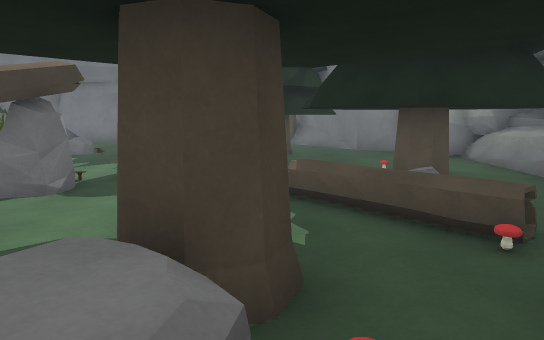
View 1 (above)

24 first-person views from a walk through a 3-D level made in the Unity game engine. The camera is 1.5 m above the floor, tilts 8° down and sees 70° across. The floor is counted in squares, 1 m on a side. Each view is taken from the middle of a square. On the plan, view 1 faces up. The plan holds only what a view shows up to about 17 squares ahead; the rest is blank. The place goes on beyond the plan. The player character is not drawn. Some animated figures are not drawn.

View 2
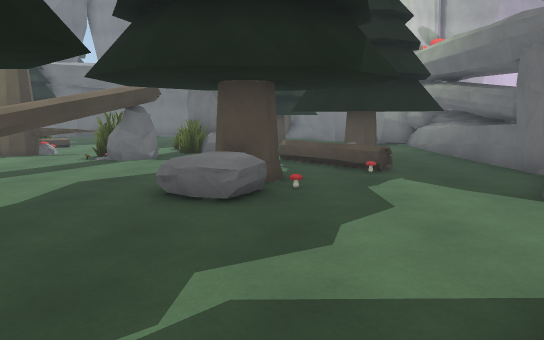

View 3
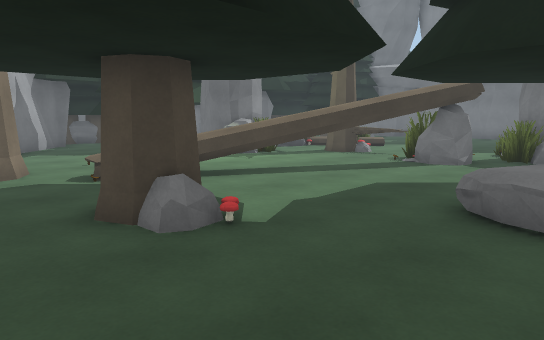

View 4
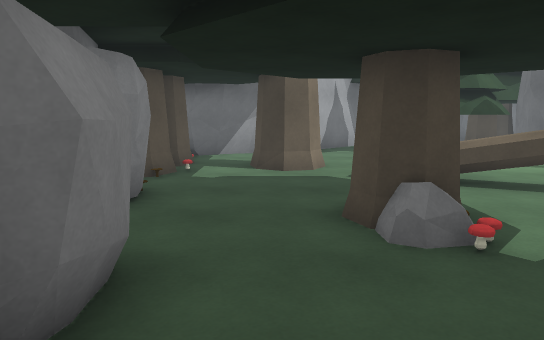

View 5
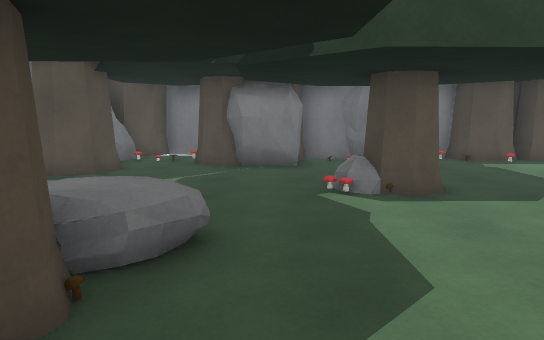

View 6
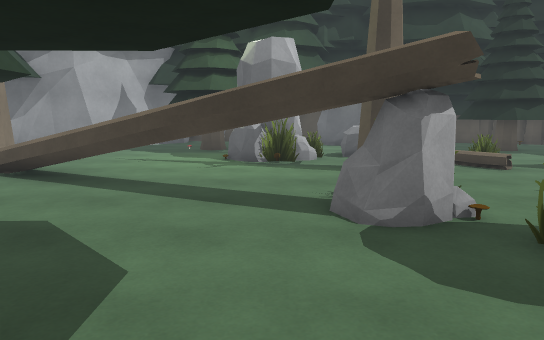

View 7
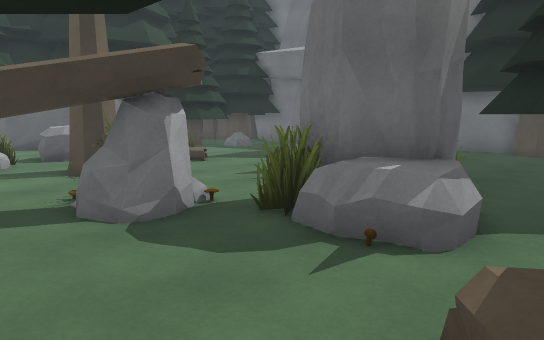

View 8
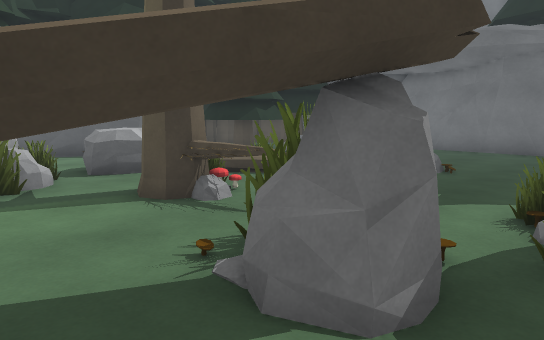

View 9
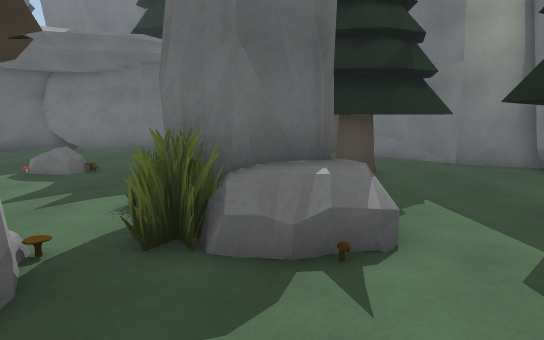

View 10
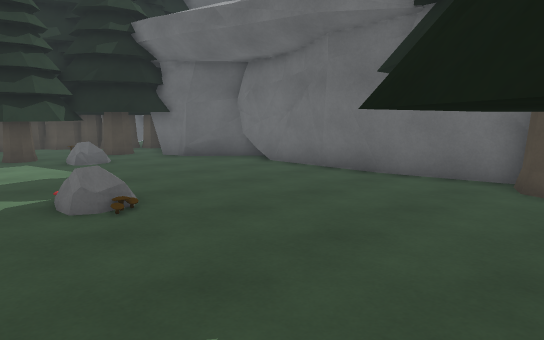

View 11
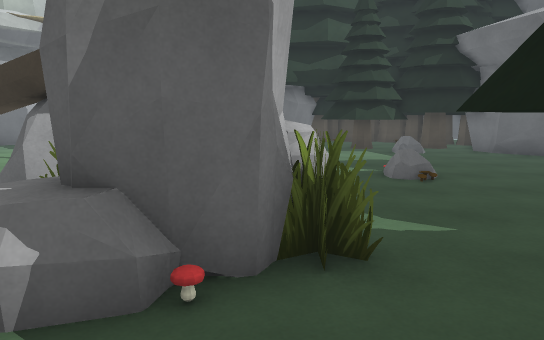

View 12
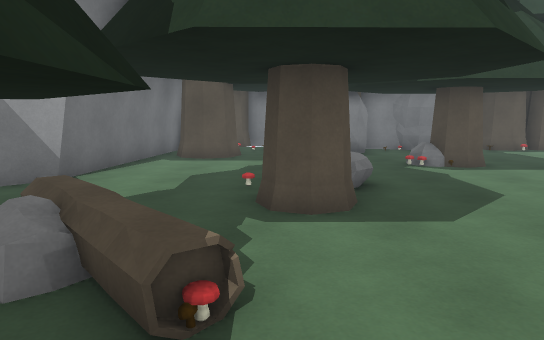

View 13
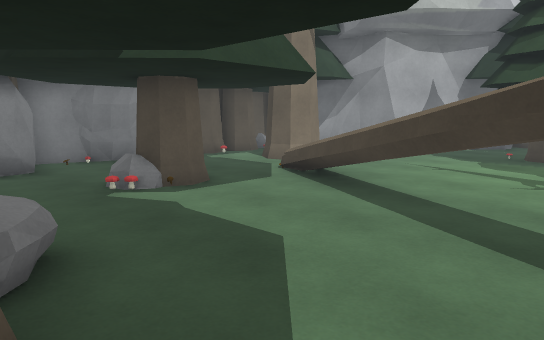

View 14
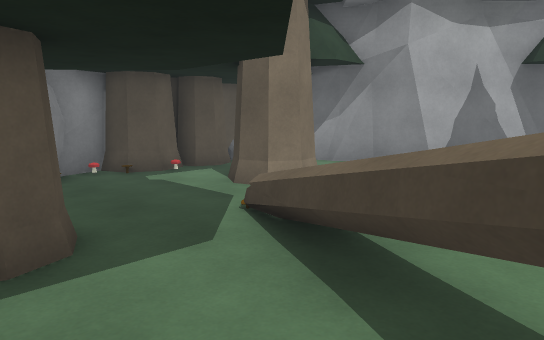

View 15
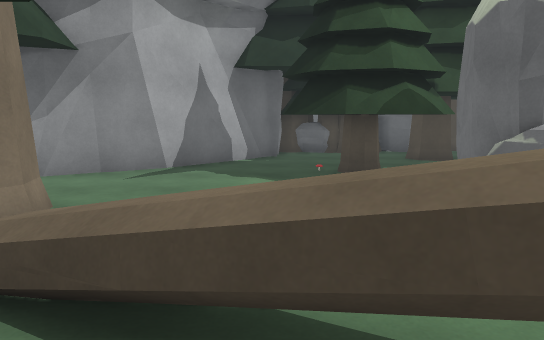

View 16
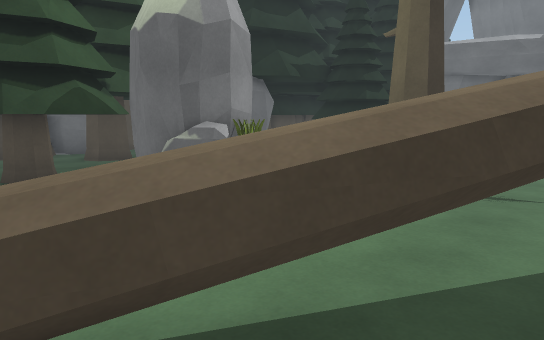

View 17
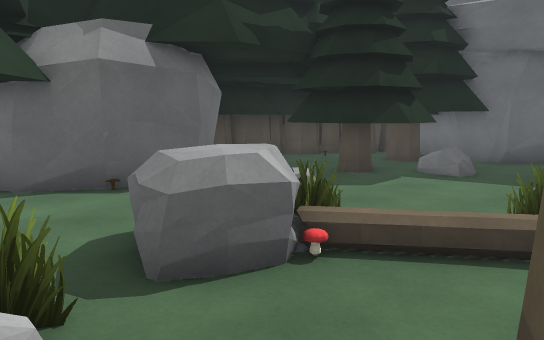

View 18
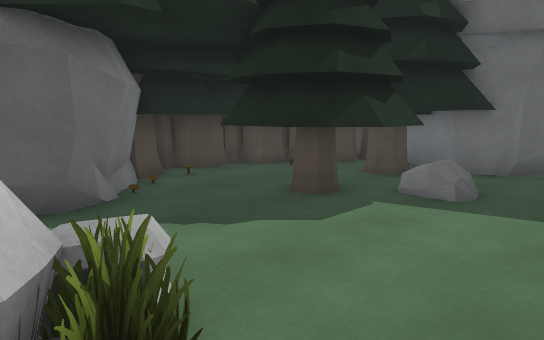

View 19
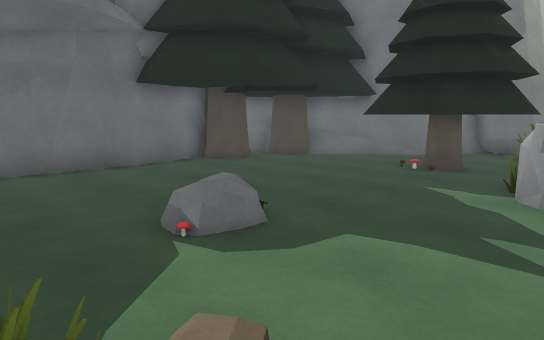

View 20
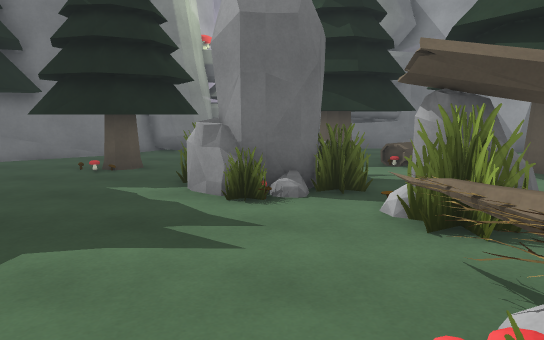

View 21
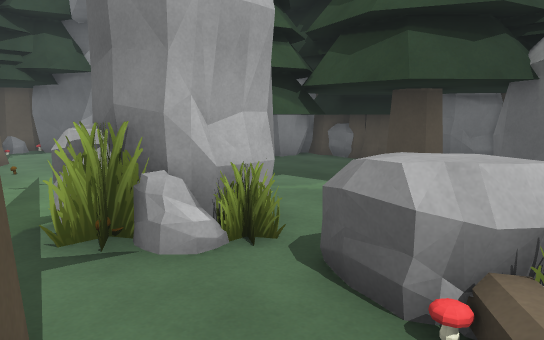

View 22
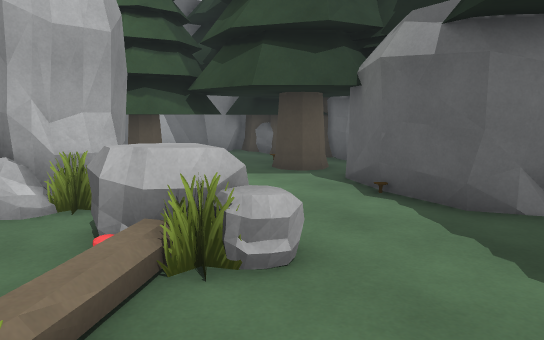

View 23
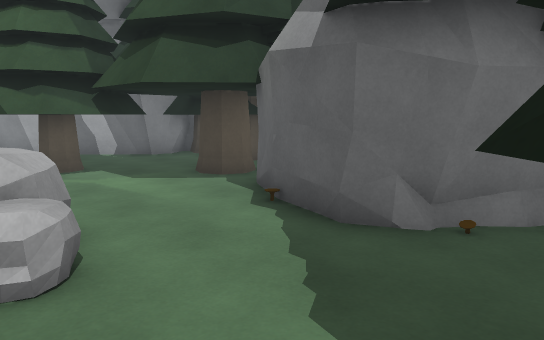

View 24
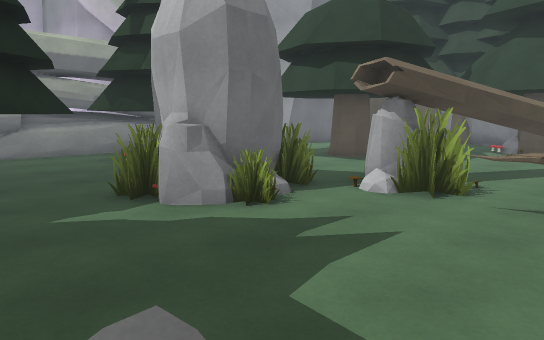

### Floor plan
Key: @ floor where view 1 was taken; # wall or solid block; x gap in a wall; . main floor; : floor 0.25 m higher than the main floor; / step, stairs or slope; = window, fence, low wall or low ledge; ^ raised ledge; T thing the floor can be seen under or through; O other object.
Columns run from 23 left of view 1 to 8 right of it. Each row starts with its distance up from view 1.
 22      #####################
 21          ##............####
 20          #...............O#
 19         ##................#
 18   # ######................##
 17   # #  OOO............T   .##
 16   ### OOOO.....//....T T  ..##
 15   ###.OOOO.....:/....T TTT..##
 14    OO..OO.............TTTT..###
 13     OO......O.......OO.TT.....##
 12      O......O......OOO........##
 11      O...OOO..  ...OO O..TTT .=#
 10     OO..OOO..OOOO...OOO.TT    ##
  9 #   O....OO..#OO #OOOOO.T TT  #
  8 # .##.....x...O OO#O....T TT  #
  7 ##.##....OOO.....TT....OOT  T.#
  6 #####....OOO....TT ......OO#..#
  5 ###..TTTTOOO....TT.......#O...#
  4 ####.TTTTT......TT....##.. ...#
  3 ####. TT T.....^^.....##......
  2  # ..   T......^#....OOO.....#
  1  ###..TT......^^.....OOO....##
  0    ##.........^^.......@....#
 -1     ##.......==.............#
 -2      ##..........#O.........#
 -3       ##...##..............##
 -4        #...##............###
 -5        ##...........OO...###
 -6         #.......O..OOO#..x #
 -7         #O####.OOO.#  #..OO#
 -8         ########  ##   ..OO
 -9          #             ####
-10                         #

Positions as (right, up) in squares from view 1, and headings:
1: (0, 0), facing up
2: (0, -6), facing up
3: (0, -5), facing up-left
4: (0, -4), facing left
5: (-3, 6), facing down
6: (1, 6), facing left
7: (1, 5), facing up-left
8: (-3, 5), facing up-left
9: (-2, 5), facing up
10: (-1, 13), facing up-left
11: (2, 12), facing left
12: (0, 10), facing down
13: (-1, 6), facing down-left
14: (-5, 3), facing down-left
15: (-6, 1), facing left
16: (-6, 1), facing up-left
17: (-10, 7), facing up-left
18: (-11, 10), facing up-left
19: (-11, 11), facing up-right
20: (-11, 11), facing right
21: (-10, 11), facing down-left
22: (-11, 14), facing down-left
23: (-13, 15), facing down-left
24: (-9, 16), facing down-right
